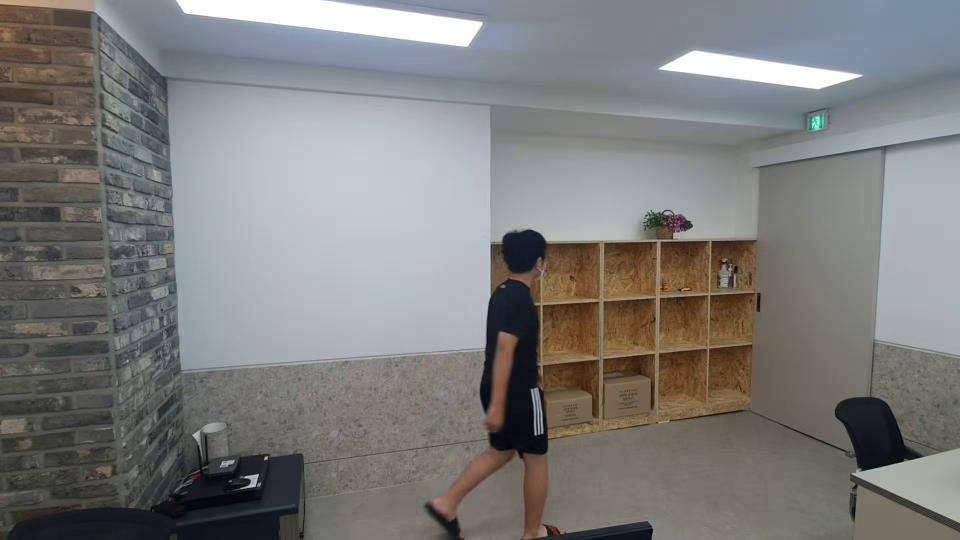
#> input picture frame 40 of raw/input3.mp4, 1920 x 1080 px (shown at 1/2 size)
$ python image.py
#> lines starting #> are read from the running program, lines starting #| are printed output that depends on the picture
import cv2
def image1():
    vidcap = cv2.VideoCapture('raw/input3.mp4')
    ret, image = vidcap.read()
#> image is the input picture: shape (1080, 1920, 3); mean B, G, R 123.7, 125, 124.9
    image = cv2.resize(image, (960, 540))
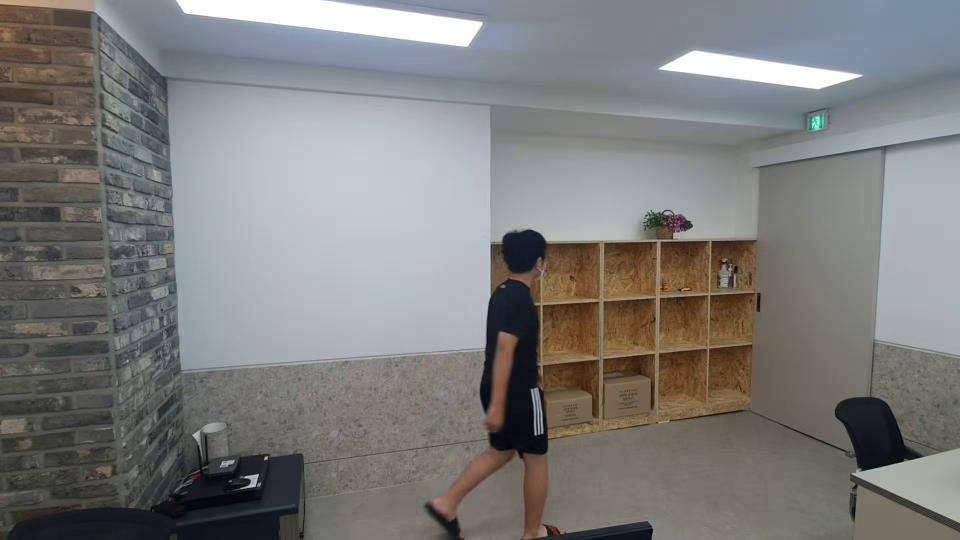
#> image: shape (540, 960, 3); mean B, G, R 123.8, 125.1, 125
    cv2.imwrite("output/image1.png",image)
print(image1())

$ run again, starting later in the video
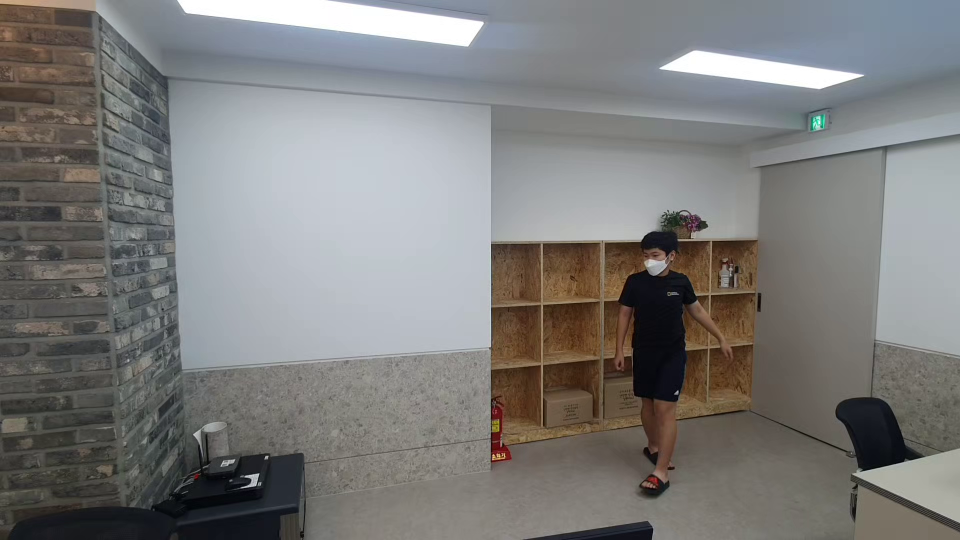
#> input picture frame 180 of raw/input3.mp4, 1920 x 1080 px (shown at 1/2 size)
#> in image1, image is the input picture: shape (1080, 1920, 3); mean B, G, R 123.2, 124.4, 125
#> in image1, `image = cv2.resize(image, (960, 540))`:
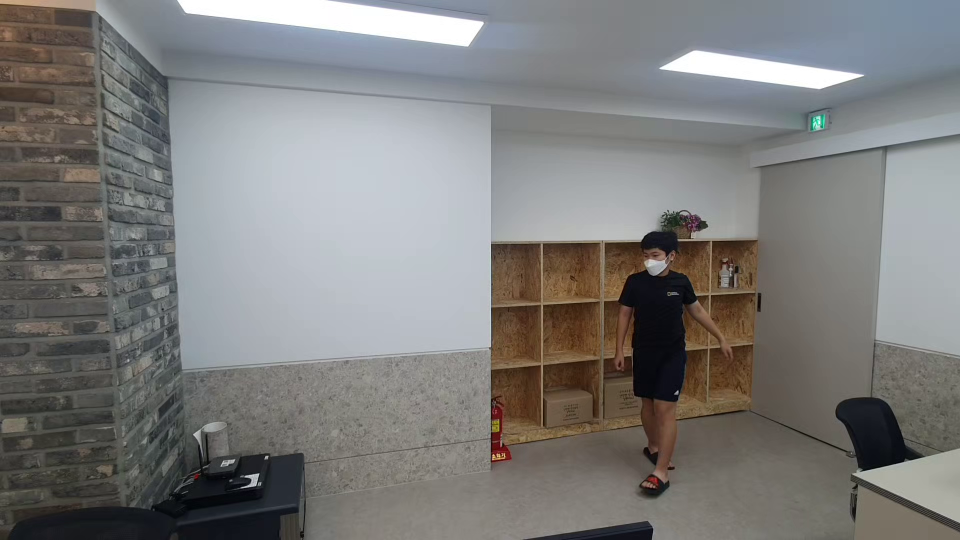
#> image: shape (540, 960, 3); mean B, G, R 123.3, 124.5, 125.1

$ run again, starting later in the video
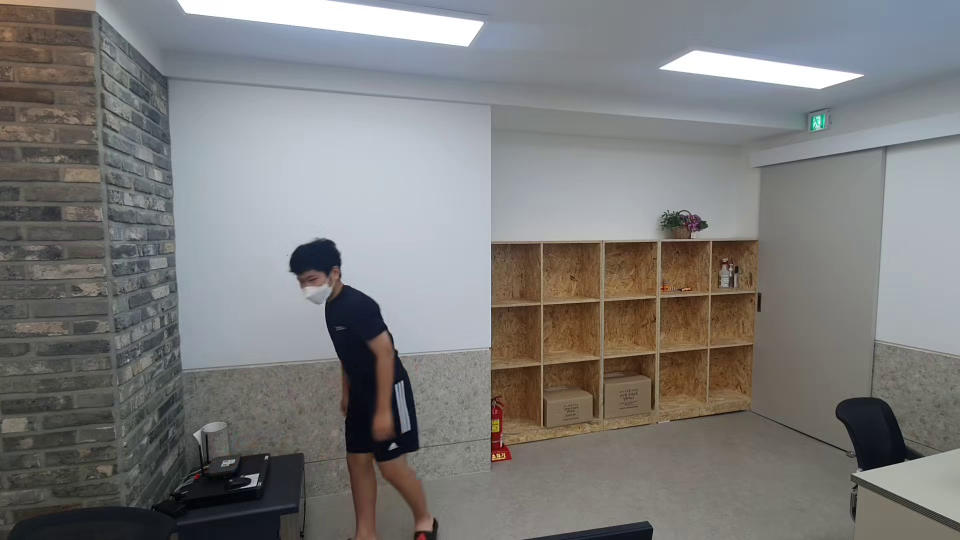
#> input picture frame 321 of raw/input3.mp4, 1920 x 1080 px (shown at 1/2 size)
#> in image1, image is the input picture: shape (1080, 1920, 3); mean B, G, R 122.3, 123.5, 124.1
#> in image1, `image = cv2.resize(image, (960, 540))`:
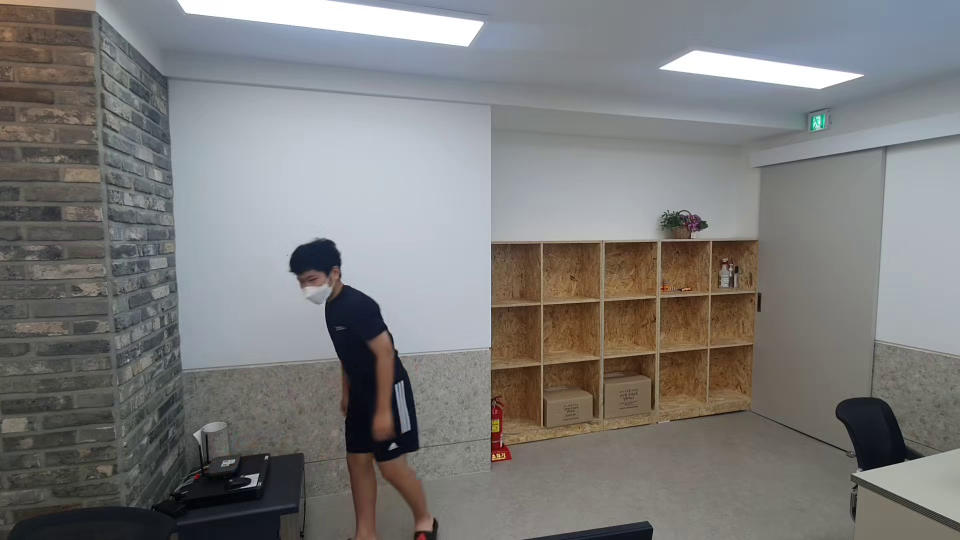
#> image: shape (540, 960, 3); mean B, G, R 122.4, 123.6, 124.2
